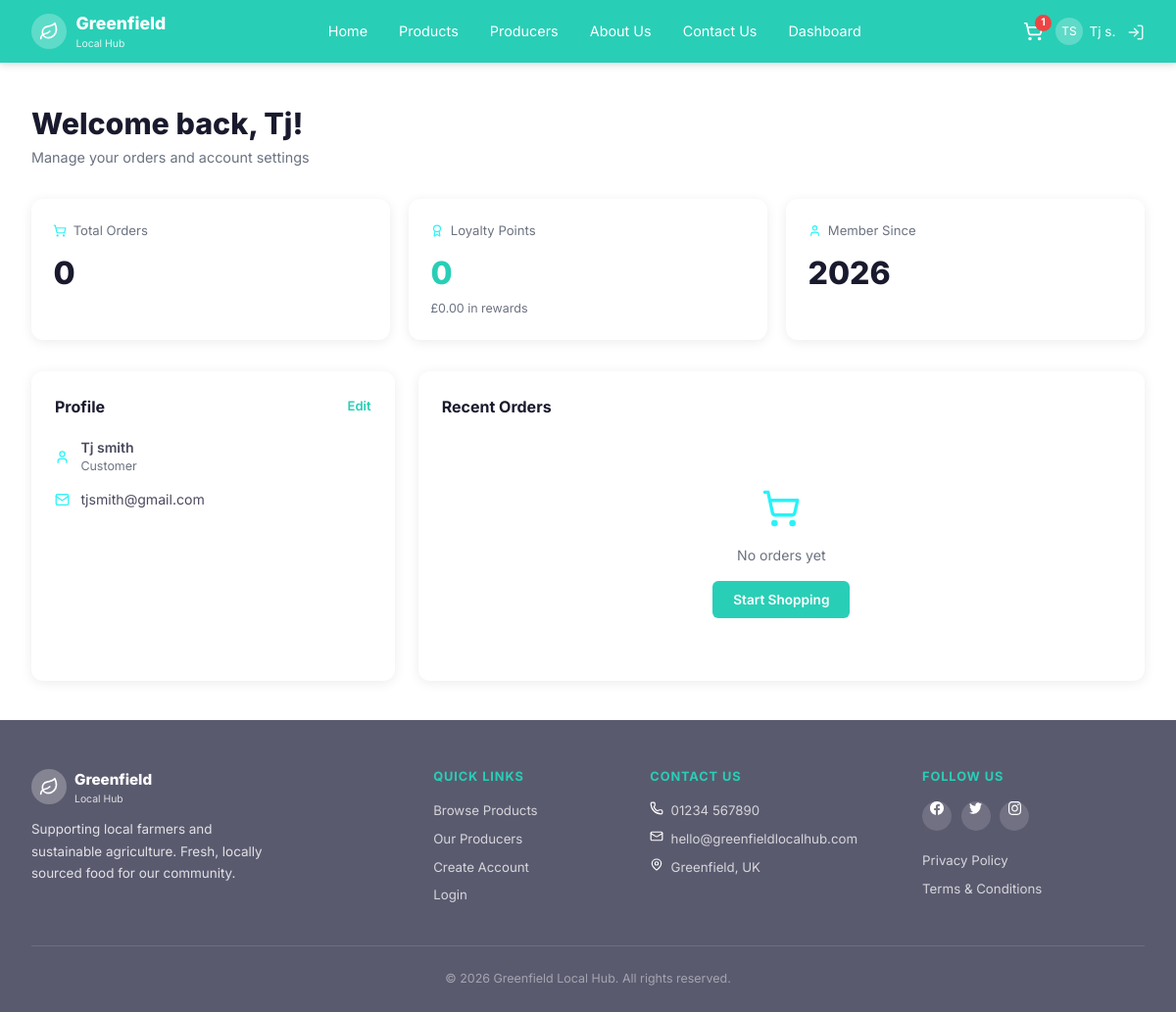
Page /dashboard/customer (signed in) on the committed database.
### model.py (models this page shows, shortened)
class User(db.Model):
    __tablename__ = 'users'
    id = db.Column(db.Integer, primary_key=True)
    first_name = db.Column(db.String(100), nullable=False)
    last_name = db.Column(db.String(100), nullable=False)
    email = db.Column(db.String(200), unique=True, nullable=False)
    password_hash = db.Column(db.String(256), nullable=False)
    role = db.Column(db.String(20), default='customer')  # customer, producer, admin
    phone_number = db.Column(db.String(30))
    address = db.Column(db.Text)
    accessibility_preferences = db.Column(db.Text)
    is_active = db.Column(db.Boolean, default=True)
    security_question = db.Column(db.String(300))
    security_answer = db.Column(db.String(200))
    loyalty_points = db.Column(db.Integer, default=0)
    created_at = db.Column(db.DateTime, default=datetime.utcnow)
    cart_items = db.relationship('CartItem', backref='user', lazy=True,
                                 foreign_keys='CartItem.user_id')
    orders = db.relationship('Order', backref='user', lazy=True)
    @property
    def full_name(self):
        return f"{self.first_name} {self.last_name}"
    @property
    def initials(self):
        return f"{self.first_name[0]}{self.last_name[0]}".upper()
    @property
    def member_since_year(self):
        return self.created_at.year

### app.py (the view)
@app.route('/dashboard/customer')
@login_required
def dashboard_customer():
    user = get_current_user()
    if user.role != 'customer':
        return redirect(url_for(f'dashboard_{user.role}'))
    orders = Order.query.filter_by(user_id=user.id)\
                        .order_by(Order.created_at.desc()).all()
    return render_template('dashboard/customer.html', user=user, orders=orders)

### app.py (called while the page is built)
def get_current_user():
    if 'user_id' in session:
        return db.session.get(User, session['user_id'])
    return None

def get_cart_count():
    user = get_current_user()
    if user:
        return CartItem.query.filter_by(user_id=user.id).count()
    sid = session.get('guest_sid')
    if sid:
        return CartItem.query.filter_by(session_id=sid).count()
    return 0

def login_required(f):
    @wraps(f)
    def decorated(*args, **kwargs):
        if 'user_id' not in session:
            flash('Please log in to access this page.', 'error')
            return redirect(url_for('login'))
        return f(*args, **kwargs)
    return decorated

@app.context_processor
def inject_globals():
    return {
        'current_user': get_current_user(),
        'cart_count': get_cart_count(),
    }

### templates/dashboard/customer.html (shortened to what this page needs)
{% extends 'base.html' %}
{% block content %}
<div class="dash-page">
    <div class="dash-header">
        <h1>Welcome back, {{ user.first_name }}!</h1>
        <p>Manage your orders and account settings</p>
    </div>
    <div class="dash-stat-grid">
        <div class="stat-card">
            <div class="stat-card-hd"><img src="{{ url_for('static', filename='images/icons/shopping-cart.svg') }}" alt="cart" class="icon-svg"> Total Orders</div>
            <div class="stat-card-val">{{ orders|length }}</div>
        </div>
        <div class="stat-card">
            <div class="stat-card-hd"><img src="{{ url_for('static', filename='images/icons/award.svg') }}" alt="award" class="icon-svg"> Loyalty Points</div>
            <div class="stat-card-val green">{{ user.loyalty_points }}</div>
            <div class="stat-card-sub">£{{ '%.2f'|format(user.loyalty_points * 0.01) }} in rewards</div>
        </div>
        <div class="stat-card">
            <div class="stat-card-hd"><img src="{{ url_for('static', filename='images/icons/user.svg') }}" alt="user" class="icon-svg"> Member Since</div>
            <div class="stat-card-val">{{ user.member_since_year }}</div>
        </div>
    </div>
    <div class="dash-two-col">
        <div class="dash-card">
            <div class="dash-card-title">
                Profile
                <a href="{{ url_for('dashboard_customer') }}" class="edit-link">Edit</a>
            </div>
            <div class="profile-row">
                <span class="profile-row-icon"><img src="{{ url_for('static', filename='images/icons/user.svg') }}" alt="user" class="icon-svg"></span>
                <div>
                    <div style="font-weight:600;">{{ user.full_name }}</div>
                    <div style="font-size:.78rem;color:var(--text-light);">
                        {{ user.role|capitalize }}
                    </div>
                </div>
            </div>
            <div class="profile-row">
                <span class="profile-row-icon"><img src="{{ url_for('static', filename='images/icons/mail.svg') }}" alt="mail" class="icon-svg"></span>
                <span>{{ user.email }}</span>
            </div>
        </div>
        <div class="dash-card">
            <div class="dash-card-title">Recent Orders</div>
            {% if orders %}
            {% for order in orders[:5] %}
            <div class="prod-list-row">
                <div style="flex:1;">
                    <div style="font-weight:600;font-size:.88rem;">
                        Order #{{ order.id }}
                    </div>
                    <div style="font-size:.78rem;color:var(--text-light);">
                        {{ order.created_at.strftime('%d %b %Y') }}
                        &nbsp;.&nbsp; {{ order.status|capitalize }}
                    </div>
                </div>
                <div style="font-weight:700;font-size:.9rem;">
                    £{{ '%.2f'|format(order.total) }}
                </div>
            </div>
            {% endfor %}
            {% else %}
            <div class="empty-state">
                <div class="empty-icon"><img src="{{ url_for('static', filename='images/icons/shopping-cart.svg') }}" alt="cart" class="icon-svg"></div>
                <p>No orders yet</p>
                <a href="{{ url_for('products') }}" class="btn-teal"
                   style="font-size:.85rem;padding:.55rem 1.3rem;">
                    Start Shopping
                </a>
            </div>
            {% endif %}
        </div>
    </div>
</div>
{% endblock %}

### templates/base.html (shortened to what this page needs)
<!DOCTYPE html>
<html lang="en">
<head>
    <link rel="stylesheet" href="{{ url_for('static', filename='css/style.css') }}">
</head>
<body>
<nav class="navbar">
    <a href="{{ url_for('index') }}" class="nav-logo">
        <div class="logo-icon"><img src="{{ url_for('static', filename='images/icons/leaf.svg') }}" alt="leaf" class="icon-svg"></div>
        <div>
            <span class="logo-text-main">Greenfield</span>
            <span class="logo-text-sub">Local Hub</span>
        </div>
    </a>
    <div class="nav-links" id="nav-links">
        <a href="{{ url_for('index') }}">Home</a>
        <a href="{{ url_for('products') }}">Products</a>
        <a href="{{ url_for('producers') }}">Producers</a>
        <a href="{{ url_for('about') }}">About Us</a>
        <a href="{{ url_for('contact') }}">Contact Us</a>
        {% if current_user %}
        <a href="{{ url_for('dashboard_' ~ current_user.role) }}">Dashboard</a>
        {% endif %}
    </div>
    <div class="nav-right">
        <a href="{{ url_for('cart') }}" class="nav-cart">
            <img src="{{ url_for('static', filename='images/icons/shopping-cart.svg') }}" alt="cart" class="icon-svg">
            {% if cart_count > 0 %}
            <span class="cart-badge">{{ cart_count }}</span>
            {% endif %}
        </a>
        {% if current_user %}
        <div class="nav-user-info">
            <div class="nav-user-icon">{{ current_user.initials }}</div>
            <span>{{ current_user.first_name }} {{ current_user.last_name[0] }}.</span>
        </div>
        <a href="{{ url_for('logout') }}" class="nav-logout" title="Logout"><img src="{{ url_for('static', filename='images/icons/log-in.svg') }}" alt="login" class="icon-svg"></a>
        {% else %}
        <a href="{{ url_for('login') }}" class="btn-nav-login">Login</a>
        <a href="{{ url_for('register') }}" class="btn-nav-register">Register</a>
        {% endif %}
    </div>
</nav>
{% block content %}{% endblock %}
<footer class="footer">
    <div class="footer-inner">
        <div class="footer-brand">
            <div class="brand-logo">
                <div class="logo-icon"><img src="{{ url_for('static', filename='images/icons/leaf.svg') }}" alt="leaf" class="icon-svg"></div>
                <div>
                    <span style="font-size:.95rem;font-weight:800;">Greenfield</span>
                    <span style="font-size:.65rem;font-weight:400;opacity:.8;display:block;">Local Hub</span>
                </div>
            </div>
            <p>Supporting local farmers and sustainable agriculture. Fresh, locally sourced food for our community.</p>
        </div>
        <div class="footer-col">
            <h4>Quick Links</h4>
            <a href="{{ url_for('products') }}">Browse Products</a>
            <a href="{{ url_for('producers') }}">Our Producers</a>
            <a href="{{ url_for('register') }}">Create Account</a>
            <a href="{{ url_for('login') }}">Login</a>
        </div>
        <div class="footer-col">
            <h4>Contact Us</h4>
            <span><img src="{{ url_for('static', filename='images/icons/phone.svg') }}" alt="phone" class="icon-svg"> 01234 567890</span>
            <span><img src="{{ url_for('static', filename='images/icons/mail.svg') }}" alt="mail" class="icon-svg"> hello@greenfieldlocalhub.com</span>
            <span><img src="{{ url_for('static', filename='images/icons/map-pin.svg') }}" alt="location" class="icon-svg"> Greenfield, UK</span>
        </div>
        <div class="footer-col">
            <h4>Follow Us</h4>
            <div class="footer-social">
                <a href="https://en-gb.facebook.com/" class="soc-icon"><img src="{{ url_for('static', filename='images/icons/facebook.svg') }}" alt="facebook" class="icon-svg"></a>
                <a href="https://x.com/?lang=en-gb" class="soc-icon"><img src="{{ url_for('static', filename='images/icons/twitter.svg') }}" alt="twitter" class="icon-svg"></a>
                <a href="https://www.instagram.com/" class="soc-icon"><img src="{{ url_for('static', filename='images/icons/instagram.svg') }}" alt="instagram" class="icon-svg"></a>
            </div>
            <a href="{{ url_for('privacy') }}">Privacy Policy</a>
            <a href="{{ url_for('terms') }}">Terms & Conditions</a>
        </div>
    </div>
    <div class="footer-bottom">
        &copy; 2026 Greenfield Local Hub. All rights reserved.
    </div>
</footer>
</body>
</html>

### rows in the picture
User: initials "TS", first_name "Tj", last_name "s", loyalty_points "0", user.loyalty_points*0.01 "0.00", member_since_year "2026", full_name "Tj smith", role "Customer", email "tjsmith@gmail.com"

### other values in the picture
{{ cart_count }} "1"
{{ orders|length }} "0"
